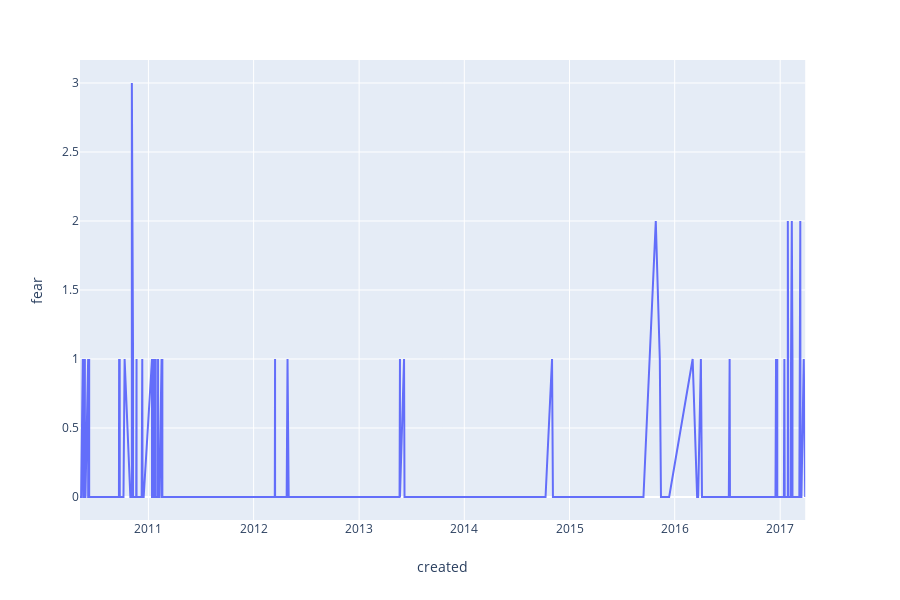

Notebook code for this chart:
### Code cell
px.line(
    tweets[tweets.screenName == 'jesseklaver'], 
    x='created', 
    y='fear'
)

### Figure 1 — Plotly figure (JSON) as saved in the notebook; plotly's stock layout.template omitted (floating-point values rounded to 4 significant figures; data arrays with more than 128 entries replaced by an {"elided": "..."} marker saying what was removed)
{"data": [{"hoverlabel": {"namelength": 0}, "hovertemplate": "created=%{x}<br>fear=%{y}", "legendgroup": "", "line": {"color": "#636efa", "dash": "solid"}, "mode": "lines", "name": "", "showlegend": false, "type": "scatter", "x": {"elided": "554 str values"}, "xaxis": "x", "y": {"elided": "554 int values"}, "yaxis": "y"}], "layout": {"height": 600, "legend": {"tracegroupgap": 0}, "margin": {"t": 60}, "xaxis": {"anchor": "y", "domain": [0, 0.98], "title": {"text": "created"}}, "yaxis": {"anchor": "x", "domain": [0, 1], "title": {"text": "fear"}}}}
